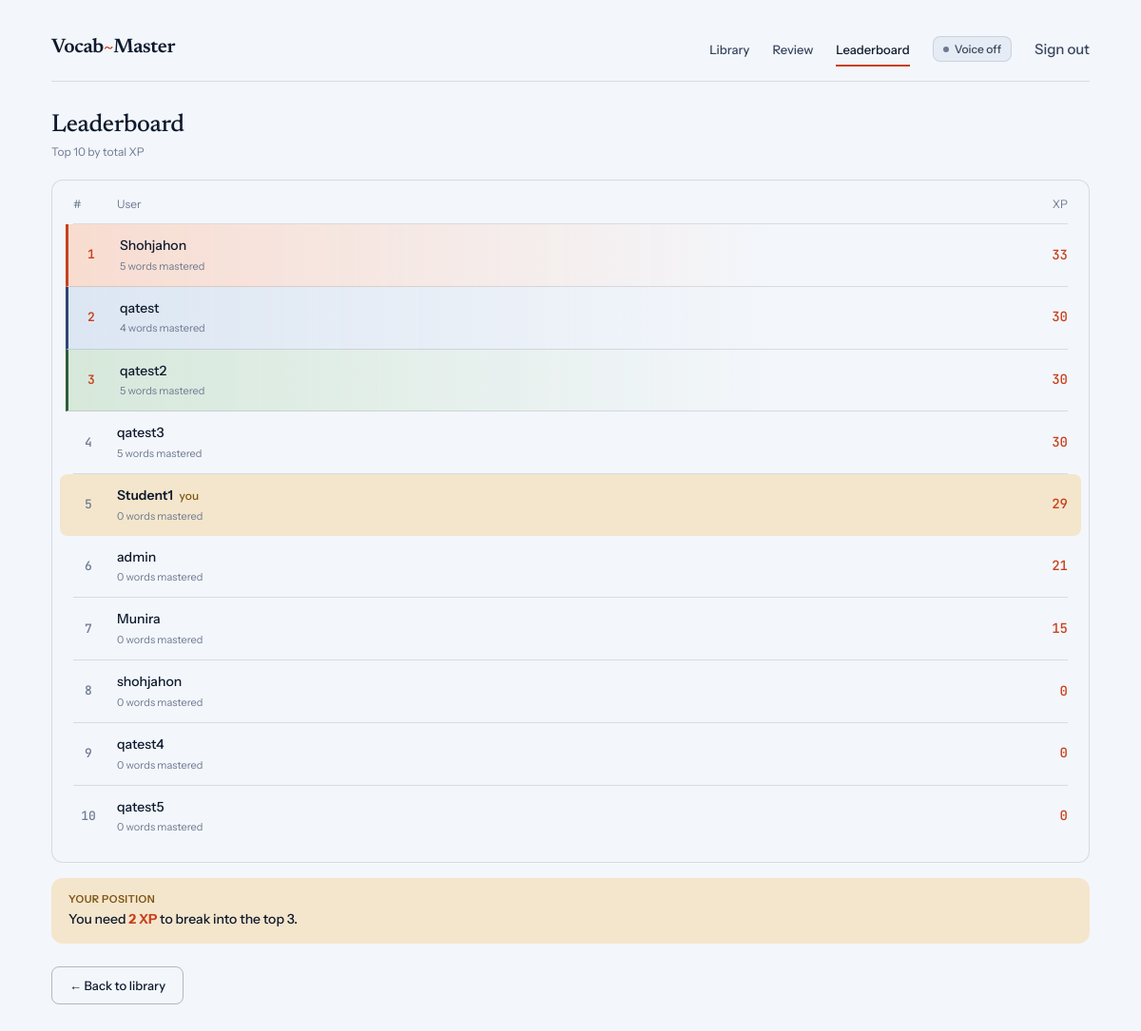
Page /ranking/ (signed in) on the earlier database version.
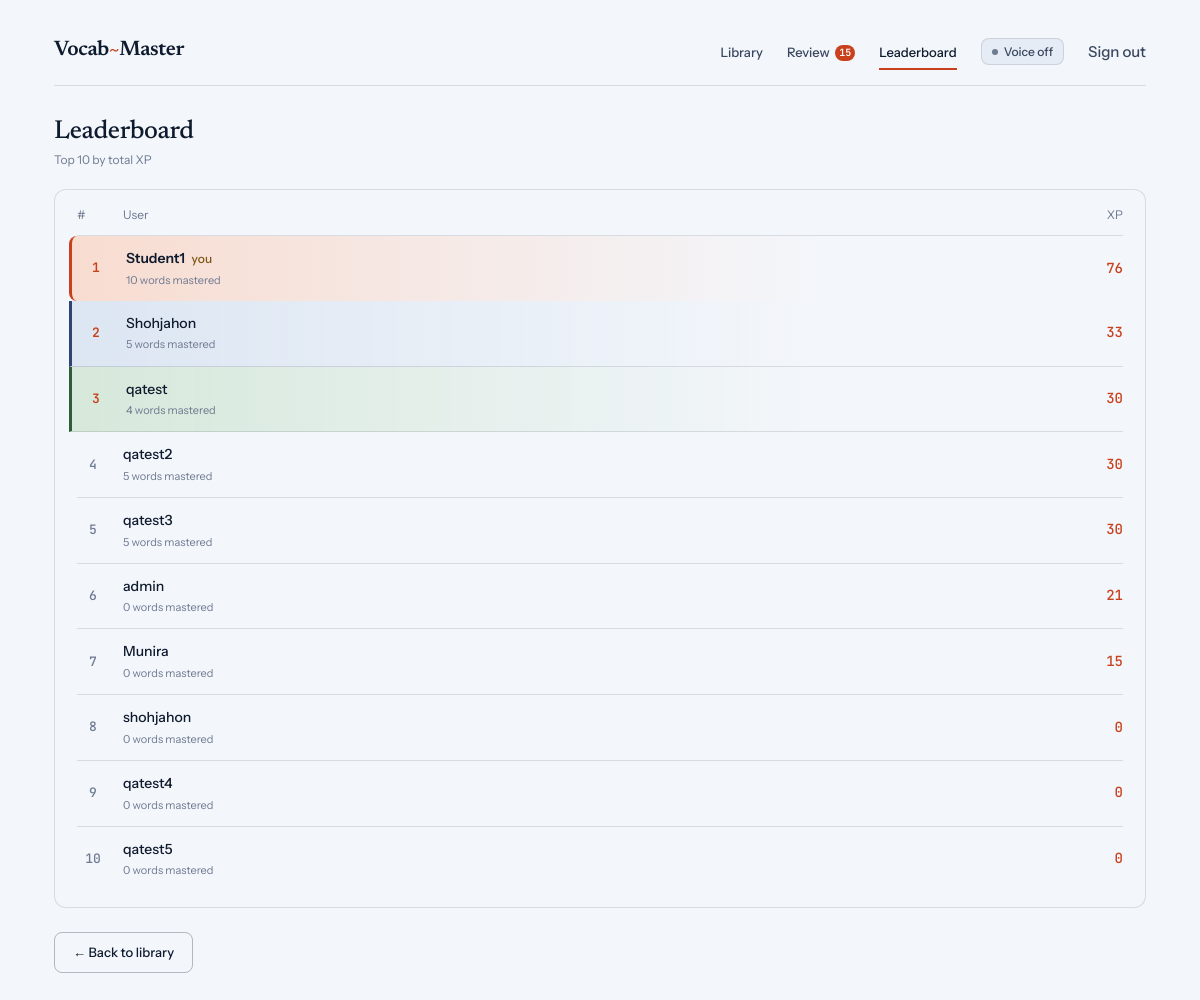
Same page on the later database version.
### vocab/models.py (models this page shows, shortened)
class Profile(models.Model):
    user = models.OneToOneField(User, on_delete=models.CASCADE)
    total_score = models.IntegerField(default=0)
    words_mastered = models.IntegerField(default=0)

### vocab/views.py (the view)
# urls.py: path('ranking/', views.ranking_view, name='ranking'),
@login_required(login_url='login')
def ranking_view(request):
    all_profiles = Profile.objects.order_by('-total_score').select_related('user')
    paginator = Paginator(all_profiles, LEADERBOARD_PAGE_SIZE)
    page_number = request.GET.get('page', 1)
    page_obj = paginator.get_page(page_number)
    points_to_top_3 = None
    top_profiles = list(all_profiles[:3])
    if len(top_profiles) >= 3:
        top_3_score = top_profiles[2].total_score
        try:
            user_profile = Profile.objects.get(user=request.user)
            if user_profile.total_score < top_3_score:
                points_to_top_3 = top_3_score - user_profile.total_score + 1
        except Profile.DoesNotExist:
            pass
    return render(request, 'vocab/ranking.html', {
        'page_obj': page_obj,
        'profiles': page_obj.object_list,
        'points_to_top_3': points_to_top_3,
    })

### vocab/context_processors.py (called while the page is built)
def due_review_count(request):
    if not request.user.is_authenticated:
        return {}
    count = FlashcardReview.objects.filter(
        user=request.user,
        next_review__lte=timezone.now().date(),
    ).count()
    return {'due_review_count': count}

### vocab/templates/vocab/ranking.html (shortened to what this page needs)
{% extends "vocab/base.html" %}
{% block content %}
<section class="lb-head reveal">
    <h1 class="lb-title">Leaderboard</h1>
    <p class="meta-text">Top {{ profiles|length }} by total XP</p>
</section>
<div class="surface lb-table reveal d2">
    <div class="lb-headrow">
        <span class="meta-text">#</span>
        <span class="meta-text">User</span>
        <span class="meta-text lb-xp-h">XP</span>
    </div>
    <div class="lb-rows">
        {% for profile in profiles %}
        <div class="lb-row {% if forloop.counter == 1 %}rank-1{% elif forloop.counter == 2 %}rank-2{% elif forloop.counter == 3 %}rank-3{% endif %} {% if profile.user == request.user %}lb-you{% endif %}">
            <span class="lb-rank {% if forloop.counter <= 3 %}top3{% endif %}">{{ forloop.counter }}</span>
            <div class="lb-name">
                <p class="lb-user">{{ profile.user.username }}{% if profile.user == request.user %} <span class="meta-text lb-you-tag">you</span>{% endif %}</p>
                <p class="lb-sub meta-text">{{ profile.words_mastered }} words mastered</p>
            </div>
            <span class="lb-xp">{{ profile.total_score }}</span>
        </div>
        {% empty %}
        <p class="empty">No scores yet. Be the first.</p>
        {% endfor %}
    </div>
</div>
{% if points_to_top_3 %}
<div class="lb-hint reveal d3">
    <p class="lb-hint-l">Your position</p>
    <p class="lb-hint-v">You need <strong>{{ points_to_top_3 }} XP</strong> to break into the top 3.</p>
</div>
{% endif %}
<div class="lb-foot reveal d3">
    <a href="{% url 'unit_hub' %}" class="btn ghost">&larr; Back to library</a>
</div>
{% endblock %}

Differences in the rows shown:
changed Profile "Student1": words_mastered "0" → "10"; total_score "29" → "76"; moves up the list
Other differences:
{{ due_review_count }}: (not shown) → "15"
{{ points_to_top_3 }}: "2" → (not shown)
text no longer shown: "YOUR POSITION You need XP to break into the top 3."
